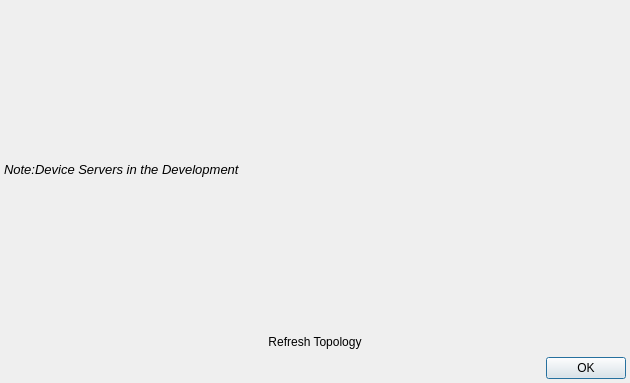
<?xml version="1.0" encoding="UTF-8"?>
<ui version="4.0">
 <class>ClientTopology</class>
 <widget class="QDialog" name="ClientTopology">
  <property name="geometry">
   <rect>
    <x>0</x>
    <y>0</y>
    <width>630</width>
    <height>383</height>
   </rect>
  </property>
  <property name="windowTitle">
   <string>DevelopmentToplogy</string>
  </property>
  <layout class="QVBoxLayout" name="verticalLayout">
   <property name="spacing">
    <number>4</number>
   </property>
   <property name="leftMargin">
    <number>4</number>
   </property>
   <property name="topMargin">
    <number>12</number>
   </property>
   <property name="rightMargin">
    <number>4</number>
   </property>
   <property name="bottomMargin">
    <number>4</number>
   </property>
   <item>
    <widget class="QLabel" name="label">
     <property name="font">
      <font>
       <pointsize>10</pointsize>
       <italic>true</italic>
      </font>
     </property>
     <property name="text">
      <string>Note:Device Servers in the Development</string>
     </property>
    </widget>
   </item>
   <item>
    <widget class="QPushButton" name="ui_refresh">
     <property name="text">
      <string>Refresh Topology</string>
     </property>
     <property name="flat">
      <bool>true</bool>
     </property>
    </widget>
   </item>
   <item>
    <layout class="QVBoxLayout" name="ui_frame"/>
   </item>
   <item>
    <widget class="QDialogButtonBox" name="buttonBox">
     <property name="orientation">
      <enum>Qt::Horizontal</enum>
     </property>
     <property name="standardButtons">
      <set>QDialogButtonBox::Ok</set>
     </property>
    </widget>
   </item>
  </layout>
 </widget>
 <resources/>
 <connections>
  <connection>
   <sender>buttonBox</sender>
   <signal>accepted()</signal>
   <receiver>ClientTopology</receiver>
   <slot>accept()</slot>
   <hints>
    <hint type="sourcelabel">
     <x>248</x>
     <y>254</y>
    </hint>
    <hint type="destinationlabel">
     <x>157</x>
     <y>274</y>
    </hint>
   </hints>
  </connection>
  <connection>
   <sender>buttonBox</sender>
   <signal>rejected()</signal>
   <receiver>ClientTopology</receiver>
   <slot>reject()</slot>
   <hints>
    <hint type="sourcelabel">
     <x>316</x>
     <y>260</y>
    </hint>
    <hint type="destinationlabel">
     <x>286</x>
     <y>274</y>
    </hint>
   </hints>
  </connection>
 </connections>
</ui>
